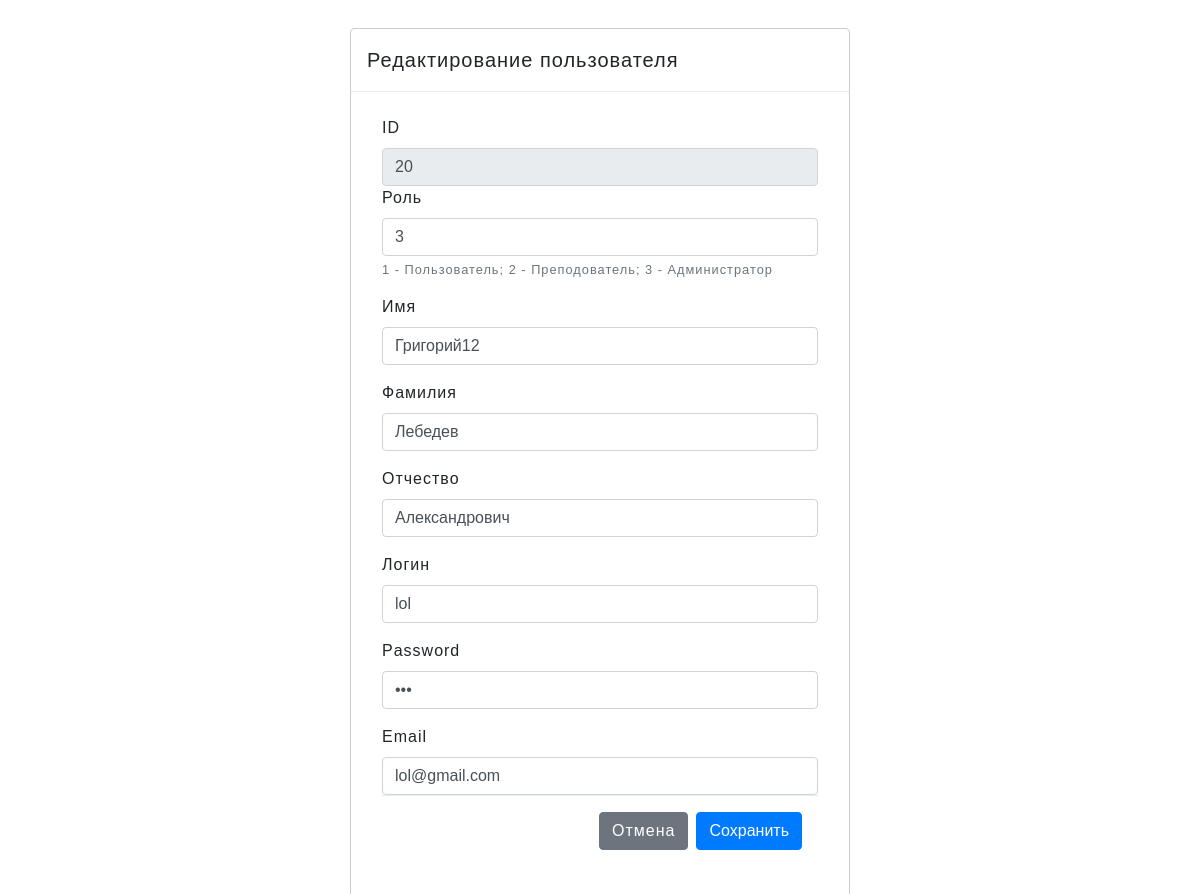
The app's page /src/edit.php?id=20 with its own data.
### tables this page shows
CREATE TABLE `users` (
  `id` int(11) NOT NULL,
  `Role` int(4) NOT NULL,
  `Name` varchar(50) NOT NULL,
  `Surname` varchar(50) NOT NULL,
  `Otchestvo` varchar(50) NOT NULL,
  `Login` varchar(50) NOT NULL,
  `Password` varchar(50) NOT NULL,
  `Email` varchar(50) NOT NULL
);

### src/edit.php (the view, shortened to what this page needs)
<?php
require_once __DIR__ . '\..\dbconnect.php';
if(isset($_GET["id"])){
    $id = $_GET["id"];
}
$query = "SELECT * FROM `users` WHERE `id`=$id";
$result = mysqli_query($connect, $query);
 while($row = $result->fetch_assoc()){
    $id = $row['id'];
    $role = $row['Role'];
    $name =$row['Name'];
    $surname = $row["Surname"];
    $otchestvo = $row["Otchestvo"];
    $login = $row["Login"];
    $password = $row["Password"];
    $email = $row["Email"];
}
?>
<html lang="en">
<head>
    <link rel="stylesheet" href="css/ctyle_personal.css">
    <link rel="stylesheet" href="https://maxcdn.bootstrapcdn.com/bootstrap/4.0.0/css/bootstrap.min.css">
    <link rel="stylesheet" href="css/index.css">
</head>
<body>
  <div class="modal-dialog" role="document">
    <div class="modal-content">
      <div class="modal-header">
        <h5 class="modal-title" id="exampleModalLabel">Редактирование пользователя</h5>
      </div>
      <div class="modal-body">
        <div class="container my-2">
            <form action="edit_new.php" method="POST">
                <div class="form-group">
                <label for="">ID</label>
                <input type="text" class="form-control" name="id" value="<?php echo $id?>"  readonly>
                <label for="">Роль</label>
                <input type="text" class="form-control" name="role" value="<?php echo $role?>"  >
                <small id="emailHelp" class="form-text text-muted">1 - Пользователь; 2 - Преподователь; 3 - Администратор</small>
                </div>
                <div class="form-group">
                <label for="">Имя</label>
                <input type="text" class="form-control" name="name" value="<?php echo $name ?>" placeholder="Введите имя">
                </div>
                <div class="form-group">
                <label for="">Фамилия</label>
                <input type="text" class="form-control" name="surname" value="<?php echo $surname ?>" placeholder="Введите фамилию">
                </div>
                <div class="form-group">
                <label for="">Отчество</label>
                <input type="text" class="form-control" name="otchestvo" value="<?php echo $otchestvo ?>"  placeholder="Введите отчество">
                </div>
                <div class="form-group">
                <label for="">Логин</label>
                <input type="text" class="form-control" name="login" value="<?php echo $login?>"  placeholder="Введите логин">
                </div>
                <div class="form-group">
                <label for="exampleInputPassword1">Password</label>
                <input type="password" class="form-control" name="password" value="<?php echo $password ?>"  id="exampleInputPassword1" placeholder="Password">
                </div>
                <div class="form-group">
                <label for="exampleInputEmail1">Email </label>
                <input type="email" class="form-control" name="email" id="exampleInputEmail1" value="<?php echo $email ?>"  aria-describedby="emailHelp" placeholder="Введите email">
                <div class="modal-footer">
                <a type="button" class="btn btn-secondary" href='../index5.php' >Отмена</a>
                <button type="submit" name="send" class="btn btn-primary"  >Сохранить</button>
                </div>
            </form>
        </div>
        </div>
      </div>
</div>
</body>
</html>

### css/ctyle_personal.css (style rules this page uses)
body { letter-spacing: 1px; font-family: sans-serif; font-weight: 300; margin: 0; padding: 0; }

### css/index.css (style rules this page uses)
body { letter-spacing: 1px; font-family: sans-serif; font-weight: 300; margin: 0; padding: 0; }

### records on screen
users: id "20", role "3", name "Григорий12", surname "Лебедев", otchestvo "Александрович", login "lol", email "lol@gmail.com"
